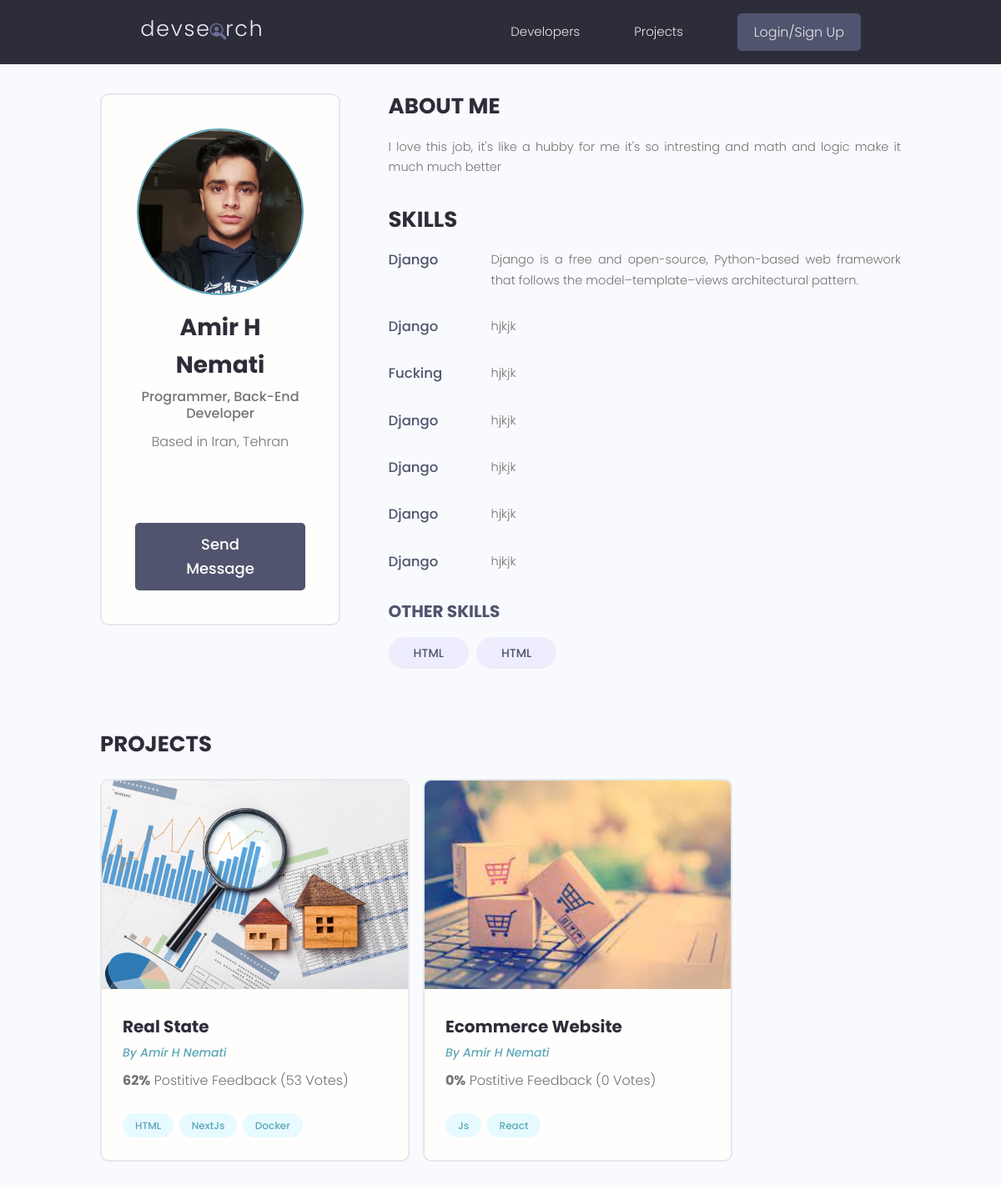
The page /profile/bbf070ce-a992-4a1e-9f2e-f8fd674c4d95/ on the database as committed earlier.
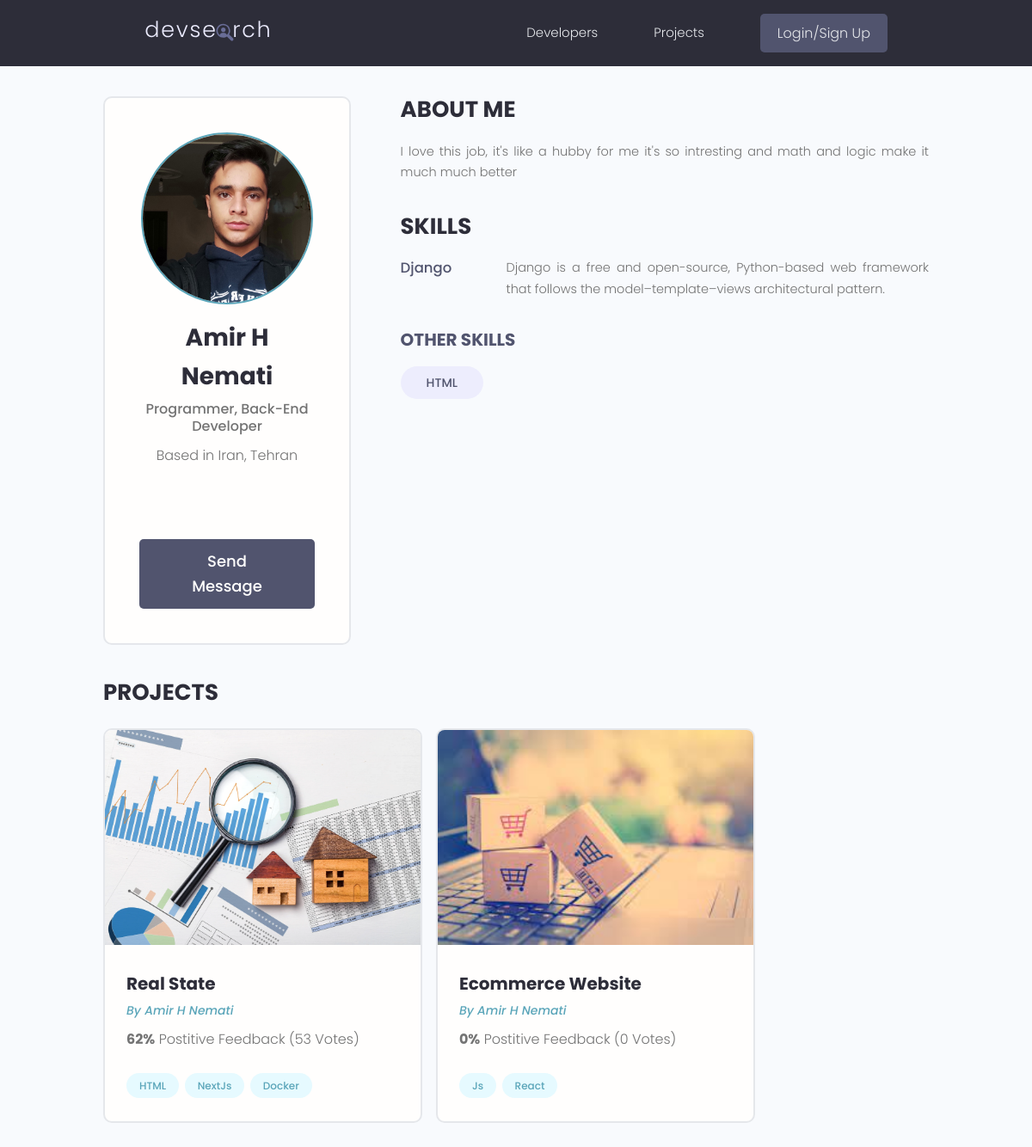
The same page on the database as committed later.
### users/models.py (models this page shows, shortened)
class Profile(models.Model):
    user = models.OneToOneField(User, on_delete=models.CASCADE, null=True, blank=True)
    name = models.CharField(max_length=200, null=True, blank=True)
    email = models.EmailField(max_length=200, blank=True, null=True)
    username = models.CharField(max_length=200, null=True, blank=True)
    location = models.CharField(max_length=200, null=True, blank=True)
    short_intro = models.CharField(max_length=200, blank=True, null=True)
    bio = models.TextField(blank=True, null=True)
    profile_image = models.ImageField(null=True, blank=True,
                                      upload_to='profiles/', default='profiles/user-default.png')
    social_github = models.CharField(max_length=200, blank=True, null=True)
    social_twitter = models.CharField(max_length=200, blank=True, null=True)
    social_linkedin = models.CharField(max_length=200, blank=True, null=True)
    social_website = models.CharField(max_length=200, blank=True, null=True)
    created = models.DateTimeField(auto_now_add=True)
    id = models.UUIDField(default=uuid.uuid4, unique=True,
                          primary_key=True, editable=False)
    class Meta:
        ordering = ['profile_image']

class Skill(models.Model):
    owner = models.ForeignKey(Profile, null=True, blank=True,
                              on_delete=models.CASCADE)
    name = models.CharField(max_length=200, null=True, blank=True)
    description = models.TextField(null=True, blank=True)
    created = models.DateTimeField(auto_now_add=True)
    id = models.UUIDField(default=uuid.uuid4, unique=True,
                          primary_key=True, editable=False)
    def __str__(self):
        return str(self.name)

### projects/models.py (models this page shows, shortened)
class Project(models.Model):
    owner = models.ForeignKey(Profile, blank=True, null=True, on_delete=models.SET_NULL)
    title = models.CharField(max_length=200)
    description = models.TextField(null=True, blank=True)
    featured_image = models.ImageField(null=True, blank=True, default='default.jpg')
    demo_link = models.CharField(max_length=2000, null=True, blank=True)
    source_link = models.CharField(max_length=2000, null=True, blank=True)
    created = models.DateTimeField(auto_now_add=True)
    tags = models.ManyToManyField('Tag', blank=True)
    vote_total = models.IntegerField(default=0, null=True, blank=True)
    vote_ratio = models.IntegerField(default=0, null=True, blank=True)
    id = models.UUIDField(default=uuid.uuid4, unique=True,
                          primary_key=True, editable=False)
    class Meta:
        ordering = ['-vote_ratio', '-vote_total']

class Tag(models.Model):
    name = models.CharField(max_length=200)
    created = models.DateTimeField(auto_now_add=True)
    id = models.UUIDField(default=uuid.uuid4, unique=True,
                          primary_key=True, editable=False)
    def __str__(self):
        return self.name

### users/views.py (the view)
# urls.py: path('profile/<str:pk>/', views.userProfile, name='user-profile'),
def userProfile(request, pk):
    profile = Profile.objects.get(id=pk)
    topSkills = profile.skill_set.exclude(description__exact='')
    otherSkills = profile.skill_set.filter(description='')
    context = {
        'profile': profile,
        'topSkills': topSkills,
        'otherSkills': otherSkills,
    }
    return render(request, 'users/user-profile.html', context)

### users/templates/users/user-profile.html (shortened to what this page needs)
{% extends 'main.html' %}
{% block content %}
  <main class="profile my-md">
    <div class="container">
      <div class="layout">
        <div class="column column--1of3">
          <div class="card text-center">
            <div class="card__body dev">
              <img class="avatar avatar--xl" src="{{profile.profile_image.url}}" />
              <h2 class="dev__name">{{profile.name}}</h2>
              <p class="dev__title">{{profile.short_intro}}</p>
              <p class="dev__location">Based in {{profile.location}}</p>
              <ul class="dev__social">
            </ul>
            {% if not request.user.profile == profile %}
            <a href="{% url 'create-message' profile.id %}" class="btn btn--sub btn--lg">Send Message </a>
            {% endif %}
        </div>
          </div>
        </div>
        <div class="column column--2of3">
          <div class="devInfo">
            <h3 class="devInfo__title">About Me</h3>
            <p class="devInfo__about">
              {{profile.bio}} </p>
          </div>
          <div class="devInfo">
            <h3 class="devInfo__title">Skills</h3>
            <div class="devInfo__skills">
                {% for skill in topSkills %}
              <div class="devSkill">
                <h4 class="devSkill__title">{{skill.name}}</h4>
                <p class="devSkill__info">
                {{skill.description}}
                </p>
              </div>
                {% endfor %}
              </div>
              <h3 class="devInfo__subtitle">Other Skills</h3>
              <div class="devInfo__otherSkills">
                {% for skill in otherSkills %}
                <span class="tag tag--pill tag--sub tag--lg">
                    <small>{{skill}}</small>
                </span>
                {% endfor %}
              </div>
            </div>
          </div>
          <div class="devInfo">
            <h3 class="devInfo__title">Projects</h3>
            <div class="grid grid--two">
                {% for project in profile.project_set.all %}
              <div class="column">
                <div class="card project">
                  <a href="{% url 'project' project.id %}" class="project">
                    <img class="project__thumbnail" src="{{project.featured_image.url}}" alt="project thumbnail" />
                    <div class="card__body">
                      <h3 class="project__title">{{project.title}}</h3>
                      <p><a class="project__author" href="{% url 'user-profile' project.owner.id %}">By {{project.owner.name}}</a></p>
                      <p class="project--rating">
                        <span style="font-weight: bold;">{{project.vote_ratio}}%</span> Postitive
                        Feedback ({{project.vote_total}} Vote{{project.vote_total|pluralize:'s'}})
                      </p>
                      <div class="project__tags">
                        {% for tag in project.tags.all %}
                        <span class="tag tag--pill tag--main">
                          <small>{{tag}}</small>
                        </span>
                        {% endfor %}
                      </div>
                    </div>
                  </a>
                </div>
              </div>
              {% endfor %}
            </div>
          </div>
        </div>
      </div>
  </main>
{% endblock %}

### templates/main.html (shortened to what this page needs)
{% load static %}
<!DOCTYPE html>
<html lang="en">
<head>
    <link rel="stylesheet" href="{% static 'uikit/styles/uikit.css' %}" />
    <link rel="stylesheet" href="{% static 'styles/app.css' %}" />
</head>
<body>
    {% include 'navbar.html' %}
    {% block content %}
    {% endblock content %}
</body>
</html>

### templates/navbar.html (shortened to what this page needs)
{% load static %}
<header class="header">
    <div class="container container--narrow">
      <a href="{% url 'profiles' %}" class="header__logo">
        <img src="{% static 'images/logo.svg' %}" alt="DevSearch Logo" />
      </a>
      <nav class="header__nav">
        <ul class="header__menu">
          <li class="header__menuItem"><a href="{% url 'profiles' %}">Developers</a></li>
          <li class="header__menuItem"><a href="{% url 'projects' %}">Projects</a></li>
          {% if request.user.is_authenticated %}
          <li class="header__menuItem"><a href="{% url 'inbox' %}">Inbox</a></li>
          <li class="header__menuItem"><a href="{% url 'account' %}">Account</a></li>
          <li class="header__menuItem"><a href="{% url 'logout' %}" class="btn btn--sub">Logout</a></li>
          {% else %}
          <li class="header__menuItem"><a href="{% url 'login' %}" class="btn btn--sub">Login/Sign Up</a></li>
          {% endif %}
        </ul>
      </nav>
    </div>
  </header>

### static/styles/app.css (style rules this page uses)
:root { --color-sub: #2d2d39; }
.btn--sub { background-color: var(--color-sub-light); }
.card { border: 2px solid var(--color-light); }
img { width: 100%; }
.header { position: sticky; z-index: 111; background-color: var(--color-sub); padding: 1.5rem 0; }
.header > .container { display: flex; justify-content: space-between; align-items: center; }
.header__logo > img { height: 3.8rem; }
.header__nav > ul { display: inline-flex; align-items: center; list-style: none; gap: 6.5rem; }
.header__menuItem > a { color: var(--color-light); font-weight: 300; }
.profile .card > .dev { padding: 4rem; }
.dev__name { color: var(--color-sub); font-size: 2.8rem; font-weight: 700; margin-top: 1rem; margin-bottom: 0.5rem; }
.dev__title { font-size: 1.6rem; font-weight: 500; line-height: 1.3; }
.dev__location { margin-top: 1rem; }
.dev__social { margin: 3rem 0; list-style: none; display: flex; justify-content: center; gap: 1.5rem; }
.devInfo { margin-bottom: 3rem; }
.devInfo__title, .devInfo__subtitle { font-size: 2.6rem; color: var(--color-sub); text-transform: uppercase; font-weight: 700; margin-bottom: 1.5rem; }
.devInfo__subtitle { font-size: 2rem; color: var(--color-sub-light); }
.devInfo__about, .devSkill__info { font-size: 1.45rem; line-height: 1.7; text-align: justify; }
.devSkill { margin-bottom: 3rem; }
.devSkill__title { font-size: 1.65rem; font-weight: 500; color: var(--color-sub-light); }
@media screen and (min-width: 700px) { .devSkill { display: flex; justify-content: space-between; gap: 3rem; } }
@media screen and (min-width: 700px) { .devSkill__info { flex-basis: 80%; } }
.project__author { font-size: 1.4rem; font-style: italic; }
.project--rating { margin-bottom: 1.6em; margin-top: .5em; }
.project__thumbnail { height: 25rem; object-fit: cover; object-position: top center; }
.project__title { font-size: 2rem; font-weight: 700; color: var(--color-sub); }

### static/uikit/styles/modules/_variables.css (style rules this page uses)
:root { --color-main: #5aa5b9; --color-main-light: #e6faff; --color-sub: #3f4156; --color-sub-light: #51546e; --color-sub-lighter: #ededfd; --color-text: #737373; --color-gray: #8b8b8b; --color-light: #e5e7eb; --color-light-gray: #767676; --color-bg: #f8fafd; --color-white: #fffefd; --color-white-light: #f3f3f3; --color-success: #359e64; --color-success-bg: #def8e8; --color-error: #fc4b0b; --color-error-bg: #fff2ee; --font-base: 'Poppins', arial, helvetica, 'Segoe UI', roboto, ubuntu, sans-serif; --font-monospace: 'Fira Code', 'Courier New', courier, monospace; --font-regular: 300; --font-medium: 500; --font-bold: 700; --generic-shadow: 1px 1px 5px #00000010; --generic-transition: all 0.3s ease-in-out; }

### static/uikit/styles/modules/_base.css (style rules this page uses)
* { margin: 0; padding: 0; box-sizing: border-box; text-rendering: optimizeLegibility; color: inherit; font-size: inherit; }
html { font-size: 50%; }
@media only screen and (min-width: 480px) { html { font-size: 56.25%; } }
@media only screen and (min-width: 1200px) { html { font-size: 62.5%; } }
body { line-height: 1.6; font-weight: 400; font-size: 1.5rem; color: var(--color-text); background-color: var(--color-bg); min-height: 100vh; }

### static/uikit/styles/modules/_typography.css (style rules this page uses)
* { font-family: var(--font-base); }
h2 { font-size: 3.6rem; font-weight: var(--font-bold); }
h3 { font-size: 3.2rem; font-weight: var(--font-medium); }
h4 { font-size: 2.8rem; font-weight: var(--font-medium); }
p, span, strong { font-size: 1.6rem; color: var(--color-text); font-weight: var(--font-regular); }
a { padding-bottom: 2px; text-decoration: none; display: inline-block; color: var(--color-main); font-weight: var(--font-medium); }

### static/uikit/styles/modules/_utilities.css (style rules this page uses)
.container { width: 92%; max-width: 165rem; margin: 0 auto; box-sizing: border-box; }
.container--narrow { width: 92%; max-width: 120rem; }
@media screen and (min-width: 1000px) { .container { width: 90%; } }
@media screen and (min-width: 1000px) { .container--narrow { width: 85%; } }
@media screen and (min-width: 1200px) { .container { width: 80%; } }
@media screen and (min-width: 1200px) { .container--narrow { width: 72%; } }
.text-center { text-align: center; }
.my-md { margin: 3rem auto; }

### static/uikit/styles/modules/_avatar.css (style rules this page uses)
.avatar { border-radius: 50%; border: 2px solid var(--color-main); object-fit: cover; }
.avatar--xl { height: 20rem; width: 20rem; }

### static/uikit/styles/modules/_card.css (style rules this page uses)
.card { border-radius: 1rem; background-color: var(--color-white); border: 1.5px solid var(--color-light); width: auto; height: auto; margin-top: 0.5rem; margin-bottom: 0.5rem; overflow: hidden; }
.card__body, .card__header { padding: 2rem 2.5rem; }

Rows that differ between the two databases and show on the page:
removed Skill: name "Django", description "hjkjk", shown under "SKILLS"
removed Skill: name "Fucking", description "hjkjk", shown under "SKILLS"
removed Skill: name "Django", description "hjkjk", shown under "SKILLS"
removed Skill: name "Django", description "hjkjk", shown under "SKILLS"
removed Skill: name "Django", description "hjkjk", shown under "SKILLS"
removed Skill: name "Django", description "hjkjk", shown under "SKILLS"
removed Skill: name "HTML", shown under "OTHER SKILLS"
